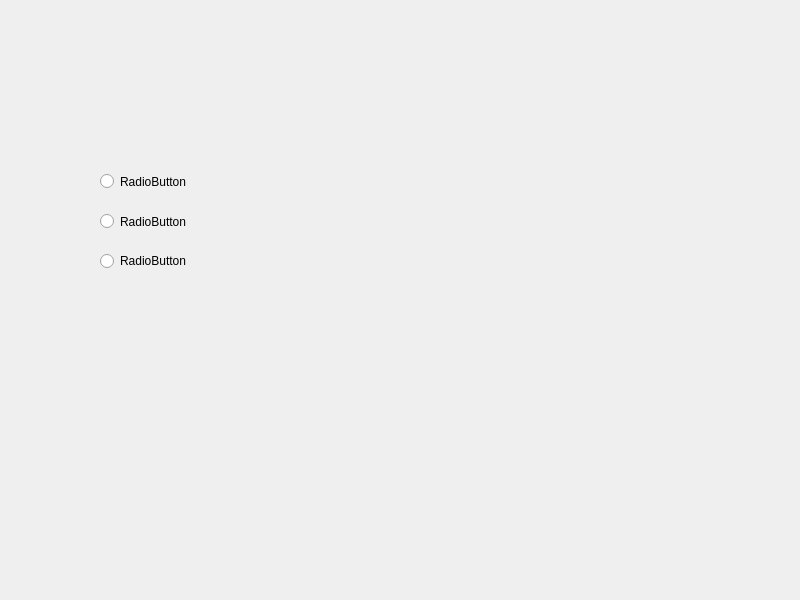
<?xml version="1.0" encoding="UTF-8"?>
<ui version="4.0">
 <class>Widget</class>
 <widget class="QWidget" name="Widget">
  <property name="geometry">
   <rect>
    <x>0</x>
    <y>0</y>
    <width>800</width>
    <height>600</height>
   </rect>
  </property>
  <property name="windowTitle">
   <string>Widget</string>
  </property>
  <widget class="QRadioButton" name="radioButton">
   <property name="geometry">
    <rect>
     <x>100</x>
     <y>170</y>
     <width>112</width>
     <height>23</height>
    </rect>
   </property>
   <property name="text">
    <string>RadioButton</string>
   </property>
  </widget>
  <widget class="QRadioButton" name="radioButton_1">
   <property name="geometry">
    <rect>
     <x>100</x>
     <y>210</y>
     <width>112</width>
     <height>23</height>
    </rect>
   </property>
   <property name="text">
    <string>RadioButton</string>
   </property>
  </widget>
  <widget class="QRadioButton" name="radioButton_2">
   <property name="geometry">
    <rect>
     <x>100</x>
     <y>250</y>
     <width>97</width>
     <height>22</height>
    </rect>
   </property>
   <property name="text">
    <string>RadioButton</string>
   </property>
  </widget>
 </widget>
 <resources/>
 <connections/>
</ui>
